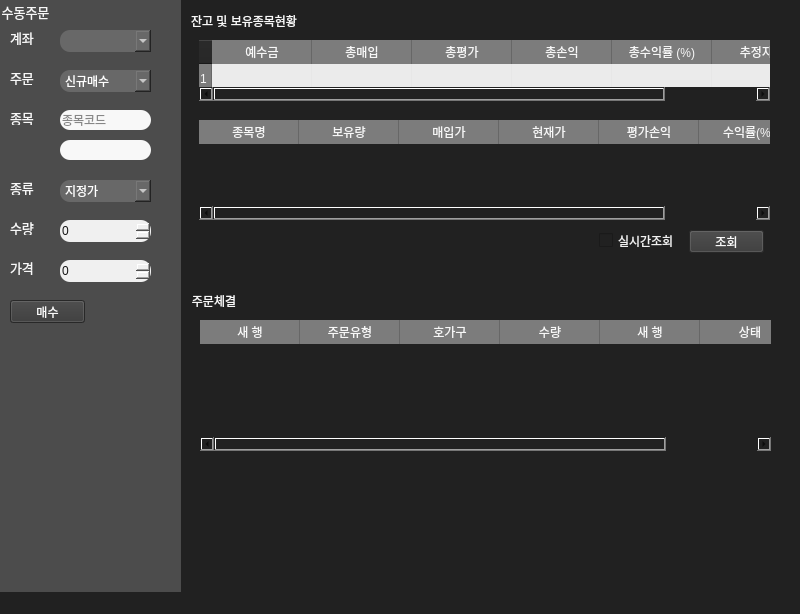
<?xml version="1.0" encoding="UTF-8"?>
<ui version="4.0">
 <class>MainWindow</class>
 <widget class="QMainWindow" name="MainWindow">
  <property name="geometry">
   <rect>
    <x>0</x>
    <y>0</y>
    <width>800</width>
    <height>614</height>
   </rect>
  </property>
  <property name="windowTitle">
   <string>Pytrader v0.2</string>
  </property>
  <property name="styleSheet">
   <string notr="true">background-color: rgb(33, 33, 33);</string>
  </property>
  <widget class="QWidget" name="centralwidget">
   <widget class="QGroupBox" name="groupBox">
    <property name="geometry">
     <rect>
      <x>0</x>
      <y>0</y>
      <width>181</width>
      <height>601</height>
     </rect>
    </property>
    <property name="palette">
     <palette>
      <active>
       <colorrole role="WindowText">
        <brush brushstyle="SolidPattern">
         <color alpha="255">
          <red>247</red>
          <green>247</green>
          <blue>247</blue>
         </color>
        </brush>
       </colorrole>
       <colorrole role="Button">
        <brush brushstyle="SolidPattern">
         <color alpha="255">
          <red>76</red>
          <green>76</green>
          <blue>76</blue>
         </color>
        </brush>
       </colorrole>
       <colorrole role="Text">
        <brush brushstyle="SolidPattern">
         <color alpha="255">
          <red>247</red>
          <green>247</green>
          <blue>247</blue>
         </color>
        </brush>
       </colorrole>
       <colorrole role="ButtonText">
        <brush brushstyle="SolidPattern">
         <color alpha="255">
          <red>247</red>
          <green>247</green>
          <blue>247</blue>
         </color>
        </brush>
       </colorrole>
       <colorrole role="Base">
        <brush brushstyle="SolidPattern">
         <color alpha="255">
          <red>76</red>
          <green>76</green>
          <blue>76</blue>
         </color>
        </brush>
       </colorrole>
       <colorrole role="Window">
        <brush brushstyle="SolidPattern">
         <color alpha="255">
          <red>76</red>
          <green>76</green>
          <blue>76</blue>
         </color>
        </brush>
       </colorrole>
      </active>
      <inactive>
       <colorrole role="WindowText">
        <brush brushstyle="SolidPattern">
         <color alpha="255">
          <red>247</red>
          <green>247</green>
          <blue>247</blue>
         </color>
        </brush>
       </colorrole>
       <colorrole role="Button">
        <brush brushstyle="SolidPattern">
         <color alpha="255">
          <red>76</red>
          <green>76</green>
          <blue>76</blue>
         </color>
        </brush>
       </colorrole>
       <colorrole role="Text">
        <brush brushstyle="SolidPattern">
         <color alpha="255">
          <red>247</red>
          <green>247</green>
          <blue>247</blue>
         </color>
        </brush>
       </colorrole>
       <colorrole role="ButtonText">
        <brush brushstyle="SolidPattern">
         <color alpha="255">
          <red>247</red>
          <green>247</green>
          <blue>247</blue>
         </color>
        </brush>
       </colorrole>
       <colorrole role="Base">
        <brush brushstyle="SolidPattern">
         <color alpha="255">
          <red>76</red>
          <green>76</green>
          <blue>76</blue>
         </color>
        </brush>
       </colorrole>
       <colorrole role="Window">
        <brush brushstyle="SolidPattern">
         <color alpha="255">
          <red>76</red>
          <green>76</green>
          <blue>76</blue>
         </color>
        </brush>
       </colorrole>
      </inactive>
      <disabled>
       <colorrole role="WindowText">
        <brush brushstyle="SolidPattern">
         <color alpha="255">
          <red>247</red>
          <green>247</green>
          <blue>247</blue>
         </color>
        </brush>
       </colorrole>
       <colorrole role="Button">
        <brush brushstyle="SolidPattern">
         <color alpha="255">
          <red>76</red>
          <green>76</green>
          <blue>76</blue>
         </color>
        </brush>
       </colorrole>
       <colorrole role="Text">
        <brush brushstyle="SolidPattern">
         <color alpha="255">
          <red>247</red>
          <green>247</green>
          <blue>247</blue>
         </color>
        </brush>
       </colorrole>
       <colorrole role="ButtonText">
        <brush brushstyle="SolidPattern">
         <color alpha="255">
          <red>247</red>
          <green>247</green>
          <blue>247</blue>
         </color>
        </brush>
       </colorrole>
       <colorrole role="Base">
        <brush brushstyle="SolidPattern">
         <color alpha="255">
          <red>76</red>
          <green>76</green>
          <blue>76</blue>
         </color>
        </brush>
       </colorrole>
       <colorrole role="Window">
        <brush brushstyle="SolidPattern">
         <color alpha="255">
          <red>76</red>
          <green>76</green>
          <blue>76</blue>
         </color>
        </brush>
       </colorrole>
      </disabled>
     </palette>
    </property>
    <property name="font">
     <font>
      <family>Noto Sans KR Medium</family>
      <pointsize>10</pointsize>
     </font>
    </property>
    <property name="styleSheet">
     <string notr="true">QGroupBox{color:rgb(247, 247, 247);
    font-family: &quot;Noto Sans KR Medium&quot;;
    font-size: 10pt;
	background-color: rgb(76, 76, 76);
	border:None;
}









</string>
    </property>
    <property name="title">
     <string>수동주문</string>
    </property>
    <widget class="QLabel" name="label">
     <property name="geometry">
      <rect>
       <x>10</x>
       <y>30</y>
       <width>56</width>
       <height>15</height>
      </rect>
     </property>
     <property name="palette">
      <palette>
       <active>
        <colorrole role="WindowText">
         <brush brushstyle="SolidPattern">
          <color alpha="255">
           <red>248</red>
           <green>248</green>
           <blue>248</blue>
          </color>
         </brush>
        </colorrole>
        <colorrole role="Button">
         <brush brushstyle="SolidPattern">
          <color alpha="255">
           <red>76</red>
           <green>76</green>
           <blue>76</blue>
          </color>
         </brush>
        </colorrole>
        <colorrole role="Text">
         <brush brushstyle="SolidPattern">
          <color alpha="255">
           <red>248</red>
           <green>248</green>
           <blue>248</blue>
          </color>
         </brush>
        </colorrole>
        <colorrole role="ButtonText">
         <brush brushstyle="SolidPattern">
          <color alpha="255">
           <red>248</red>
           <green>248</green>
           <blue>248</blue>
          </color>
         </brush>
        </colorrole>
        <colorrole role="Base">
         <brush brushstyle="SolidPattern">
          <color alpha="255">
           <red>76</red>
           <green>76</green>
           <blue>76</blue>
          </color>
         </brush>
        </colorrole>
        <colorrole role="Window">
         <brush brushstyle="SolidPattern">
          <color alpha="255">
           <red>76</red>
           <green>76</green>
           <blue>76</blue>
          </color>
         </brush>
        </colorrole>
       </active>
       <inactive>
        <colorrole role="WindowText">
         <brush brushstyle="SolidPattern">
          <color alpha="255">
           <red>248</red>
           <green>248</green>
           <blue>248</blue>
          </color>
         </brush>
        </colorrole>
        <colorrole role="Button">
         <brush brushstyle="SolidPattern">
          <color alpha="255">
           <red>76</red>
           <green>76</green>
           <blue>76</blue>
          </color>
         </brush>
        </colorrole>
        <colorrole role="Text">
         <brush brushstyle="SolidPattern">
          <color alpha="255">
           <red>248</red>
           <green>248</green>
           <blue>248</blue>
          </color>
         </brush>
        </colorrole>
        <colorrole role="ButtonText">
         <brush brushstyle="SolidPattern">
          <color alpha="255">
           <red>248</red>
           <green>248</green>
           <blue>248</blue>
          </color>
         </brush>
        </colorrole>
        <colorrole role="Base">
         <brush brushstyle="SolidPattern">
          <color alpha="255">
           <red>76</red>
           <green>76</green>
           <blue>76</blue>
          </color>
         </brush>
        </colorrole>
        <colorrole role="Window">
         <brush brushstyle="SolidPattern">
          <color alpha="255">
           <red>76</red>
           <green>76</green>
           <blue>76</blue>
          </color>
         </brush>
        </colorrole>
       </inactive>
       <disabled>
        <colorrole role="WindowText">
         <brush brushstyle="SolidPattern">
          <color alpha="255">
           <red>248</red>
           <green>248</green>
           <blue>248</blue>
          </color>
         </brush>
        </colorrole>
        <colorrole role="Button">
         <brush brushstyle="SolidPattern">
          <color alpha="255">
           <red>76</red>
           <green>76</green>
           <blue>76</blue>
          </color>
         </brush>
        </colorrole>
        <colorrole role="Text">
         <brush brushstyle="SolidPattern">
          <color alpha="255">
           <red>248</red>
           <green>248</green>
           <blue>248</blue>
          </color>
         </brush>
        </colorrole>
        <colorrole role="ButtonText">
         <brush brushstyle="SolidPattern">
          <color alpha="255">
           <red>248</red>
           <green>248</green>
           <blue>248</blue>
          </color>
         </brush>
        </colorrole>
        <colorrole role="Base">
         <brush brushstyle="SolidPattern">
          <color alpha="255">
           <red>76</red>
           <green>76</green>
           <blue>76</blue>
          </color>
         </brush>
        </colorrole>
        <colorrole role="Window">
         <brush brushstyle="SolidPattern">
          <color alpha="255">
           <red>76</red>
           <green>76</green>
           <blue>76</blue>
          </color>
         </brush>
        </colorrole>
       </disabled>
      </palette>
     </property>
     <property name="font">
      <font>
       <family>Noto Sans KR</family>
       <pointsize>10</pointsize>
      </font>
     </property>
     <property name="styleSheet">
      <string notr="true">QLabel{
    font-family: &quot;Noto Sans KR&quot;;
    font-size: 10pt;
	color:rgb(248, 248, 248);
	background-color: rgb(76, 76, 76);
}</string>
     </property>
     <property name="text">
      <string>계좌</string>
     </property>
    </widget>
    <widget class="QLabel" name="label_2">
     <property name="geometry">
      <rect>
       <x>10</x>
       <y>70</y>
       <width>56</width>
       <height>15</height>
      </rect>
     </property>
     <property name="font">
      <font>
       <family>Noto Sans KR</family>
       <pointsize>10</pointsize>
      </font>
     </property>
     <property name="styleSheet">
      <string notr="true">QLabel{
    font-family: &quot;Noto Sans KR&quot;;
    font-size: 10pt;
	color:rgb(248, 248, 248);
	background-color: rgb(76, 76, 76);
}</string>
     </property>
     <property name="text">
      <string>주문</string>
     </property>
    </widget>
    <widget class="QLabel" name="label_3">
     <property name="geometry">
      <rect>
       <x>10</x>
       <y>110</y>
       <width>56</width>
       <height>15</height>
      </rect>
     </property>
     <property name="font">
      <font>
       <family>Noto Sans KR</family>
       <pointsize>10</pointsize>
      </font>
     </property>
     <property name="styleSheet">
      <string notr="true">QLabel{
    font-family: &quot;Noto Sans KR&quot;;
    font-size: 10pt;
	color:rgb(248, 248, 248);
	background-color: rgb(76, 76, 76);
}</string>
     </property>
     <property name="text">
      <string>종목</string>
     </property>
    </widget>
    <widget class="QLabel" name="label_4">
     <property name="geometry">
      <rect>
       <x>10</x>
       <y>180</y>
       <width>56</width>
       <height>15</height>
      </rect>
     </property>
     <property name="palette">
      <palette>
       <active>
        <colorrole role="WindowText">
         <brush brushstyle="SolidPattern">
          <color alpha="255">
           <red>248</red>
           <green>248</green>
           <blue>248</blue>
          </color>
         </brush>
        </colorrole>
        <colorrole role="Button">
         <brush brushstyle="SolidPattern">
          <color alpha="255">
           <red>76</red>
           <green>76</green>
           <blue>76</blue>
          </color>
         </brush>
        </colorrole>
        <colorrole role="Text">
         <brush brushstyle="SolidPattern">
          <color alpha="255">
           <red>248</red>
           <green>248</green>
           <blue>248</blue>
          </color>
         </brush>
        </colorrole>
        <colorrole role="ButtonText">
         <brush brushstyle="SolidPattern">
          <color alpha="255">
           <red>248</red>
           <green>248</green>
           <blue>248</blue>
          </color>
         </brush>
        </colorrole>
        <colorrole role="Base">
         <brush brushstyle="SolidPattern">
          <color alpha="255">
           <red>76</red>
           <green>76</green>
           <blue>76</blue>
          </color>
         </brush>
        </colorrole>
        <colorrole role="Window">
         <brush brushstyle="SolidPattern">
          <color alpha="255">
           <red>76</red>
           <green>76</green>
           <blue>76</blue>
          </color>
         </brush>
        </colorrole>
       </active>
       <inactive>
        <colorrole role="WindowText">
         <brush brushstyle="SolidPattern">
          <color alpha="255">
           <red>248</red>
           <green>248</green>
           <blue>248</blue>
          </color>
         </brush>
        </colorrole>
        <colorrole role="Button">
         <brush brushstyle="SolidPattern">
          <color alpha="255">
           <red>76</red>
           <green>76</green>
           <blue>76</blue>
          </color>
         </brush>
        </colorrole>
        <colorrole role="Text">
         <brush brushstyle="SolidPattern">
          <color alpha="255">
           <red>248</red>
           <green>248</green>
           <blue>248</blue>
          </color>
         </brush>
        </colorrole>
        <colorrole role="ButtonText">
         <brush brushstyle="SolidPattern">
          <color alpha="255">
           <red>248</red>
           <green>248</green>
           <blue>248</blue>
          </color>
         </brush>
        </colorrole>
        <colorrole role="Base">
         <brush brushstyle="SolidPattern">
          <color alpha="255">
           <red>76</red>
           <green>76</green>
           <blue>76</blue>
          </color>
         </brush>
        </colorrole>
        <colorrole role="Window">
         <brush brushstyle="SolidPattern">
          <color alpha="255">
           <red>76</red>
           <green>76</green>
           <blue>76</blue>
          </color>
         </brush>
        </colorrole>
       </inactive>
       <disabled>
        <colorrole role="WindowText">
         <brush brushstyle="SolidPattern">
          <color alpha="255">
           <red>248</red>
           <green>248</green>
           <blue>248</blue>
          </color>
         </brush>
        </colorrole>
        <colorrole role="Button">
         <brush brushstyle="SolidPattern">
          <color alpha="255">
           <red>76</red>
           <green>76</green>
           <blue>76</blue>
          </color>
         </brush>
        </colorrole>
        <colorrole role="Text">
         <brush brushstyle="SolidPattern">
          <color alpha="255">
           <red>248</red>
           <green>248</green>
           <blue>248</blue>
          </color>
         </brush>
        </colorrole>
        <colorrole role="ButtonText">
         <brush brushstyle="SolidPattern">
          <color alpha="255">
           <red>248</red>
           <green>248</green>
           <blue>248</blue>
          </color>
         </brush>
        </colorrole>
        <colorrole role="Base">
         <brush brushstyle="SolidPattern">
          <color alpha="255">
           <red>76</red>
           <green>76</green>
           <blue>76</blue>
          </color>
         </brush>
        </colorrole>
        <colorrole role="Window">
         <brush brushstyle="SolidPattern">
          <color alpha="255">
           <red>76</red>
           <green>76</green>
           <blue>76</blue>
          </color>
         </brush>
        </colorrole>
       </disabled>
      </palette>
     </property>
     <property name="font">
      <font>
       <family>Noto Sans KR</family>
       <pointsize>10</pointsize>
      </font>
     </property>
     <property name="styleSheet">
      <string notr="true">QLabel{
    font-family: &quot;Noto Sans KR&quot;;
    font-size: 10pt;
	color:rgb(248, 248, 248);
	background-color: rgb(76, 76, 76);
}</string>
     </property>
     <property name="text">
      <string>종류</string>
     </property>
    </widget>
    <widget class="QLabel" name="label_5">
     <property name="geometry">
      <rect>
       <x>10</x>
       <y>220</y>
       <width>56</width>
       <height>15</height>
      </rect>
     </property>
     <property name="font">
      <font>
       <family>Noto Sans KR</family>
       <pointsize>10</pointsize>
      </font>
     </property>
     <property name="styleSheet">
      <string notr="true">QLabel{
    font-family: &quot;Noto Sans KR&quot;;
    font-size: 10pt;
	color:rgb(248, 248, 248);
	background-color: rgb(76, 76, 76);
}</string>
     </property>
     <property name="text">
      <string>수량</string>
     </property>
    </widget>
    <widget class="QLabel" name="label_6">
     <property name="geometry">
      <rect>
       <x>10</x>
       <y>260</y>
       <width>56</width>
       <height>15</height>
      </rect>
     </property>
     <property name="font">
      <font>
       <family>Noto Sans KR</family>
       <pointsize>10</pointsize>
      </font>
     </property>
     <property name="styleSheet">
      <string notr="true">QLabel{
    font-family: &quot;Noto Sans KR&quot;;
    font-size: 10pt;
	color:rgb(248, 248, 248);
	background-color: rgb(76, 76, 76);
}</string>
     </property>
     <property name="text">
      <string>가격</string>
     </property>
    </widget>
    <widget class="QComboBox" name="comboBox">
     <property name="geometry">
      <rect>
       <x>60</x>
       <y>30</y>
       <width>91</width>
       <height>22</height>
      </rect>
     </property>
     <property name="styleSheet">
      <string notr="true">QComboBox { color: white; background-color: rgb(104, 104, 104); border-radius:10px; }


</string>
     </property>
    </widget>
    <widget class="QComboBox" name="comboBox_2">
     <property name="geometry">
      <rect>
       <x>60</x>
       <y>70</y>
       <width>91</width>
       <height>22</height>
      </rect>
     </property>
     <property name="styleSheet">
      <string notr="true">QComboBox { color: white; background-color: rgb(104, 104, 104); border-radius:10px; }


</string>
     </property>
     <item>
      <property name="text">
       <string>신규매수</string>
      </property>
     </item>
     <item>
      <property name="text">
       <string>신규매도</string>
      </property>
     </item>
     <item>
      <property name="text">
       <string>매수취소</string>
      </property>
     </item>
     <item>
      <property name="text">
       <string>매도취소</string>
      </property>
     </item>
    </widget>
    <widget class="QComboBox" name="comboBox_4">
     <property name="geometry">
      <rect>
       <x>60</x>
       <y>180</y>
       <width>91</width>
       <height>22</height>
      </rect>
     </property>
     <property name="styleSheet">
      <string notr="true">QComboBox { color: white; background-color: rgb(104, 104, 104); border-radius:10px; }


</string>
     </property>
     <item>
      <property name="text">
       <string>지정가</string>
      </property>
     </item>
     <item>
      <property name="text">
       <string>시장가</string>
      </property>
     </item>
    </widget>
    <widget class="QLineEdit" name="lineEdit">
     <property name="geometry">
      <rect>
       <x>60</x>
       <y>110</y>
       <width>91</width>
       <height>20</height>
      </rect>
     </property>
     <property name="styleSheet">
      <string notr="true">QLineEdit {
    background-color: rgb(248, 248, 248);
    color: rgb(21, 21, 21);
    border-radius: 10px;
}</string>
     </property>
     <property name="placeholderText">
      <string>종목코드</string>
     </property>
    </widget>
    <widget class="QLineEdit" name="lineEdit_2">
     <property name="geometry">
      <rect>
       <x>60</x>
       <y>140</y>
       <width>91</width>
       <height>20</height>
      </rect>
     </property>
     <property name="styleSheet">
      <string notr="true">QLineEdit {
    background-color: rgb(248, 248, 248);
    color: rgb(21, 21, 21);
    border-radius: 10px;
}</string>
     </property>
    </widget>
    <widget class="QSpinBox" name="spinBox">
     <property name="geometry">
      <rect>
       <x>60</x>
       <y>220</y>
       <width>91</width>
       <height>22</height>
      </rect>
     </property>
     <property name="styleSheet">
      <string notr="true">QSpinBox{
	background-color: rgb(240, 240, 240); color:rgb(21, 21, 21);  border-radius:10px;}
</string>
     </property>
     <property name="maximum">
      <number>1000000</number>
     </property>
     <property name="singleStep">
      <number>50</number>
     </property>
    </widget>
    <widget class="QSpinBox" name="spinBox_2">
     <property name="geometry">
      <rect>
       <x>60</x>
       <y>260</y>
       <width>91</width>
       <height>22</height>
      </rect>
     </property>
     <property name="styleSheet">
      <string notr="true">QSpinBox{
	background-color: rgb(240, 240, 240); color:rgb(21, 21, 21);  border-radius:10px;}
</string>
     </property>
    </widget>
    <widget class="QPushButton" name="pushButton">
     <property name="geometry">
      <rect>
       <x>10</x>
       <y>300</y>
       <width>75</width>
       <height>23</height>
      </rect>
     </property>
     <property name="styleSheet">
      <string notr="true">QPushButton{color:rgb(249, 249, 249);background-color: rgb(56, 56, 56);}
</string>
     </property>
     <property name="text">
      <string>매수</string>
     </property>
    </widget>
   </widget>
   <widget class="QGroupBox" name="groupBox_2">
    <property name="geometry">
     <rect>
      <x>189</x>
      <y>10</y>
      <width>591</width>
      <height>271</height>
     </rect>
    </property>
    <property name="autoFillBackground">
     <bool>false</bool>
    </property>
    <property name="styleSheet">
     <string notr="true">QGroupBox{color:rgb(248, 248, 248); border: none;}</string>
    </property>
    <property name="title">
     <string>잔고 및 보유종목현황</string>
    </property>
    <widget class="QTableWidget" name="tableWidget">
     <property name="geometry">
      <rect>
       <x>10</x>
       <y>30</y>
       <width>571</width>
       <height>61</height>
      </rect>
     </property>
     <property name="autoFillBackground">
      <bool>false</bool>
     </property>
     <property name="styleSheet">
      <string notr="true">QHeaderView::section {
    background-color: rgb(124, 124, 124);
	border: 1px solid transparent;
	border-right: 1px solid rgb(103, 103, 103);
	color:rgb(247, 247, 247);
}
QTableWidget::item {
    background-color: rgb(235, 235, 235);
	color:rgb(247, 247, 247);
}
QTableCornerButton::section {
     background-color:rgb(170, 170, 170);
	color:rgb(247, 247, 247);
}
QTableWidget{border:none;
	gridline-color: rgb(231, 231, 231);}

QScrollBar:horizontal {
    height: 10px;
    background: rgb(56, 56, 56);
	margin: 0px;
}

QScrollBar::handle:horizontal {
    background: rgb(227, 227, 227);
	border-radius:5px;

}
QScrollBar::add-page:horizontal, QScrollBar::sub-page:horizontal {
    background: none;
}
QScrollBar::add-line:horizontal {
    border: none;
    background: rgb(64, 64, 64);
    width: 10px;
    subcontrol-position: right;
}

QScrollBar::sub-line:horizontal {
    border: none;
    background: rgb(64, 64, 64);
    width: 10px;
    subcontrol-position: left;
}</string>
     </property>
     <property name="alternatingRowColors">
      <bool>false</bool>
     </property>
     <property name="showGrid">
      <bool>true</bool>
     </property>
     <property name="gridStyle">
      <enum>Qt::SolidLine</enum>
     </property>
     <property name="sortingEnabled">
      <bool>false</bool>
     </property>
     <property name="wordWrap">
      <bool>true</bool>
     </property>
     <property name="rowCount">
      <number>1</number>
     </property>
     <attribute name="horizontalHeaderCascadingSectionResizes">
      <bool>false</bool>
     </attribute>
     <attribute name="horizontalHeaderHighlightSections">
      <bool>true</bool>
     </attribute>
     <attribute name="verticalHeaderCascadingSectionResizes">
      <bool>false</bool>
     </attribute>
     <attribute name="verticalHeaderMinimumSectionSize">
      <number>23</number>
     </attribute>
     <attribute name="verticalHeaderStretchLastSection">
      <bool>false</bool>
     </attribute>
     <row/>
     <column>
      <property name="text">
       <string>예수금</string>
      </property>
     </column>
     <column>
      <property name="text">
       <string>총매입</string>
      </property>
     </column>
     <column>
      <property name="text">
       <string>총평가</string>
      </property>
     </column>
     <column>
      <property name="text">
       <string>총손익</string>
      </property>
      <property name="font">
       <font>
        <underline>false</underline>
       </font>
      </property>
     </column>
     <column>
      <property name="text">
       <string>총수익률 (%)</string>
      </property>
     </column>
     <column>
      <property name="text">
       <string>추정자산</string>
      </property>
     </column>
     <item row="0" column="4">
      <property name="text">
       <string/>
      </property>
      <property name="background">
       <brush brushstyle="NoBrush">
        <color alpha="20">
         <red>20</red>
         <green>10</green>
         <blue>0</blue>
        </color>
       </brush>
      </property>
     </item>
    </widget>
    <widget class="QTableWidget" name="tableWidget_2">
     <property name="geometry">
      <rect>
       <x>10</x>
       <y>110</y>
       <width>571</width>
       <height>100</height>
      </rect>
     </property>
     <property name="styleSheet">
      <string notr="true">QHeaderView::section {
    background-color: rgb(124, 124, 124);
	border: 1px solid transparent;
	border-right: 1px solid rgb(103, 103, 103);
	color:rgb(247, 247, 247);
}
QTableWidget::item {
    background-color: rgb(235, 235, 235);
	color:rgb(247, 247, 247);
}
QTableCornerButton::section {
     background-color:rgb(170, 170, 170);
	color:rgb(247, 247, 247);
}
QTableWidget{border:none;
	gridline-color: rgb(231, 231, 231);}

QScrollBar:horizontal {
    height: 10px;
    background: rgb(56, 56, 56);
	margin: 0px;
}

QScrollBar::handle:horizontal {
    background: rgb(227, 227, 227);
	border-radius:5px;

}
QScrollBar::add-page:horizontal, QScrollBar::sub-page:horizontal {
    background: none;
}
QScrollBar::add-line:horizontal {
    border: none;
    background: rgb(64, 64, 64);
    width: 10px;
    subcontrol-position: right;
}

QScrollBar::sub-line:horizontal {
    border: none;
    background: rgb(64, 64, 64);
    width: 10px;
    subcontrol-position: left;
}</string>
     </property>
     <column>
      <property name="text">
       <string>종목명</string>
      </property>
     </column>
     <column>
      <property name="text">
       <string>보유량</string>
      </property>
     </column>
     <column>
      <property name="text">
       <string>매입가</string>
      </property>
     </column>
     <column>
      <property name="text">
       <string>현재가</string>
      </property>
     </column>
     <column>
      <property name="text">
       <string>평가손익</string>
      </property>
     </column>
     <column>
      <property name="text">
       <string>수익률(%)</string>
      </property>
     </column>
    </widget>
    <widget class="QCheckBox" name="checkBox">
     <property name="geometry">
      <rect>
       <x>410</x>
       <y>220</y>
       <width>81</width>
       <height>21</height>
      </rect>
     </property>
     <property name="styleSheet">
      <string notr="true">QCheckBox {
    color: rgb(240, 240, 240);
}</string>
     </property>
     <property name="text">
      <string>실시간조회</string>
     </property>
    </widget>
    <widget class="QPushButton" name="pushButton_2">
     <property name="geometry">
      <rect>
       <x>500</x>
       <y>220</y>
       <width>75</width>
       <height>23</height>
      </rect>
     </property>
     <property name="styleSheet">
      <string notr="true">QPushButton{color:rgb(249, 249, 249);background-color: rgb(56, 56, 56);}</string>
     </property>
     <property name="text">
      <string>조회</string>
     </property>
    </widget>
   </widget>
   <widget class="QGroupBox" name="groupBox_3">
    <property name="geometry">
     <rect>
      <x>190</x>
      <y>290</y>
      <width>591</width>
      <height>260</height>
     </rect>
    </property>
    <property name="styleSheet">
     <string notr="true">QGroupBox{color:rgb(248, 248, 248); border: none;}</string>
    </property>
    <property name="title">
     <string>주문체결</string>
    </property>
    <widget class="QTableWidget" name="tableWidget_3">
     <property name="geometry">
      <rect>
       <x>10</x>
       <y>30</y>
       <width>571</width>
       <height>131</height>
      </rect>
     </property>
     <property name="styleSheet">
      <string notr="true">QHeaderView::section {
    background-color: rgb(124, 124, 124);
	border: 1px solid transparent;
	border-right: 1px solid rgb(103, 103, 103);
	color:rgb(247, 247, 247);
}
QTableWidget::item {
    background-color: rgb(235, 235, 235);
	color:rgb(247, 247, 247);
}
QTableCornerButton::section {
     background-color:rgb(170, 170, 170);
	color:rgb(247, 247, 247);
}
QTableWidget{border:none;
	gridline-color: rgb(231, 231, 231);}

QScrollBar:horizontal {
    height: 10px;
    background: rgb(56, 56, 56);
	margin: 0px;
}

QScrollBar::handle:horizontal {
    background: rgb(227, 227, 227);
	border-radius:5px;

}
QScrollBar::add-page:horizontal, QScrollBar::sub-page:horizontal {
    background: none;
}
QScrollBar::add-line:horizontal {
    border: none;
    background: rgb(64, 64, 64);
    width: 10px;
    subcontrol-position: right;
}

QScrollBar::sub-line:horizontal {
    border: none;
    background: rgb(64, 64, 64);
    width: 10px;
    subcontrol-position: left;
}</string>
     </property>
     <column>
      <property name="text">
       <string>새 행</string>
      </property>
     </column>
     <column>
      <property name="text">
       <string>주문유형</string>
      </property>
     </column>
     <column>
      <property name="text">
       <string>호가구</string>
      </property>
     </column>
     <column>
      <property name="text">
       <string>수량</string>
      </property>
     </column>
     <column>
      <property name="text">
       <string>새 행</string>
      </property>
     </column>
     <column>
      <property name="text">
       <string>상태</string>
      </property>
     </column>
    </widget>
   </widget>
  </widget>
  <widget class="QStatusBar" name="statusbar"/>
 </widget>
 <resources/>
 <connections/>
</ui>
